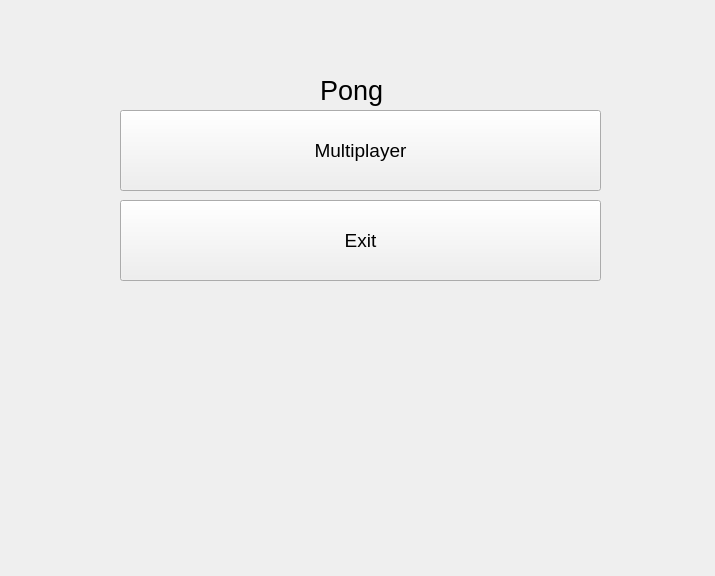
<?xml version="1.0" encoding="UTF-8"?>
<ui version="4.0">
 <class>MainMenu</class>
 <widget class="QWidget" name="MainMenu">
  <property name="geometry">
   <rect>
    <x>0</x>
    <y>0</y>
    <width>715</width>
    <height>576</height>
   </rect>
  </property>
  <property name="windowTitle">
   <string>Form</string>
  </property>
  <widget class="QLabel" name="label">
   <property name="geometry">
    <rect>
     <x>320</x>
     <y>60</y>
     <width>121</width>
     <height>61</height>
    </rect>
   </property>
   <property name="font">
    <font>
     <pointsize>20</pointsize>
    </font>
   </property>
   <property name="text">
    <string>Pong</string>
   </property>
  </widget>
  <widget class="QPushButton" name="pushButton_2">
   <property name="geometry">
    <rect>
     <x>120</x>
     <y>110</y>
     <width>481</width>
     <height>81</height>
    </rect>
   </property>
   <property name="font">
    <font>
     <pointsize>14</pointsize>
     <kerning>true</kerning>
    </font>
   </property>
   <property name="text">
    <string>Multiplayer</string>
   </property>
  </widget>
  <widget class="QPushButton" name="pushButton_3">
   <property name="geometry">
    <rect>
     <x>120</x>
     <y>200</y>
     <width>481</width>
     <height>81</height>
    </rect>
   </property>
   <property name="font">
    <font>
     <pointsize>14</pointsize>
     <kerning>true</kerning>
    </font>
   </property>
   <property name="text">
    <string>Exit</string>
   </property>
  </widget>
 </widget>
 <resources/>
 <connections/>
</ui>
